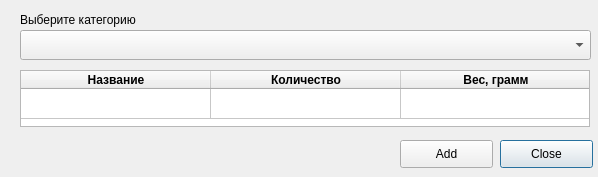
<?xml version="1.0" encoding="UTF-8"?>
<ui version="4.0">
 <class>add_item</class>
 <widget class="QDialog" name="add_item">
  <property name="geometry">
   <rect>
    <x>0</x>
    <y>0</y>
    <width>598</width>
    <height>177</height>
   </rect>
  </property>
  <property name="windowTitle">
   <string>Dialog</string>
  </property>
  <widget class="QPushButton" name="close_button">
   <property name="geometry">
    <rect>
     <x>500</x>
     <y>140</y>
     <width>93</width>
     <height>28</height>
    </rect>
   </property>
   <property name="text">
    <string>Close</string>
   </property>
  </widget>
  <widget class="QPushButton" name="add_button">
   <property name="geometry">
    <rect>
     <x>400</x>
     <y>140</y>
     <width>93</width>
     <height>28</height>
    </rect>
   </property>
   <property name="text">
    <string>Add</string>
   </property>
  </widget>
  <widget class="QComboBox" name="select_category">
   <property name="geometry">
    <rect>
     <x>20</x>
     <y>30</y>
     <width>571</width>
     <height>30</height>
    </rect>
   </property>
  </widget>
  <widget class="QLabel" name="label">
   <property name="geometry">
    <rect>
     <x>20</x>
     <y>10</y>
     <width>161</width>
     <height>20</height>
    </rect>
   </property>
   <property name="text">
    <string>Выберите категорию</string>
   </property>
  </widget>
  <widget class="QTableWidget" name="tableWidget">
   <property name="geometry">
    <rect>
     <x>20</x>
     <y>70</y>
     <width>570</width>
     <height>57</height>
    </rect>
   </property>
   <property name="sizePolicy">
    <sizepolicy hsizetype="Fixed" vsizetype="Fixed">
     <horstretch>0</horstretch>
     <verstretch>0</verstretch>
    </sizepolicy>
   </property>
   <property name="autoFillBackground">
    <bool>false</bool>
   </property>
   <property name="verticalScrollBarPolicy">
    <enum>Qt::ScrollBarAlwaysOff</enum>
   </property>
   <property name="horizontalScrollBarPolicy">
    <enum>Qt::ScrollBarAlwaysOff</enum>
   </property>
   <property name="gridStyle">
    <enum>Qt::SolidLine</enum>
   </property>
   <property name="rowCount">
    <number>1</number>
   </property>
   <property name="columnCount">
    <number>3</number>
   </property>
   <attribute name="horizontalHeaderVisible">
    <bool>true</bool>
   </attribute>
   <attribute name="horizontalHeaderDefaultSectionSize">
    <number>190</number>
   </attribute>
   <attribute name="horizontalHeaderHighlightSections">
    <bool>false</bool>
   </attribute>
   <attribute name="horizontalHeaderMinimumSectionSize">
    <number>50</number>
   </attribute>
   <attribute name="verticalHeaderVisible">
    <bool>false</bool>
   </attribute>
   <attribute name="verticalHeaderDefaultSectionSize">
    <number>30</number>
   </attribute>
   <attribute name="verticalHeaderHighlightSections">
    <bool>true</bool>
   </attribute>
   <row>
    <property name="text">
     <string>input</string>
    </property>
   </row>
   <column>
    <property name="text">
     <string>Название</string>
    </property>
    <property name="font">
     <font>
      <weight>75</weight>
      <bold>true</bold>
     </font>
    </property>
   </column>
   <column>
    <property name="text">
     <string>Количество</string>
    </property>
    <property name="font">
     <font>
      <weight>75</weight>
      <bold>true</bold>
     </font>
    </property>
   </column>
   <column>
    <property name="text">
     <string>Вес, грамм</string>
    </property>
    <property name="font">
     <font>
      <weight>75</weight>
      <bold>true</bold>
     </font>
    </property>
   </column>
   <item row="0" column="0">
    <property name="text">
     <string/>
    </property>
    <property name="flags">
     <set>ItemIsSelectable|ItemIsEditable|ItemIsDragEnabled|ItemIsEnabled</set>
    </property>
   </item>
   <item row="0" column="1">
    <property name="text">
     <string/>
    </property>
    <property name="flags">
     <set>ItemIsSelectable|ItemIsEditable|ItemIsDragEnabled|ItemIsUserCheckable|ItemIsEnabled</set>
    </property>
   </item>
   <item row="0" column="2">
    <property name="text">
     <string/>
    </property>
    <property name="flags">
     <set>ItemIsSelectable|ItemIsEditable|ItemIsDragEnabled|ItemIsUserCheckable|ItemIsEnabled</set>
    </property>
   </item>
  </widget>
 </widget>
 <resources/>
 <connections/>
</ui>
